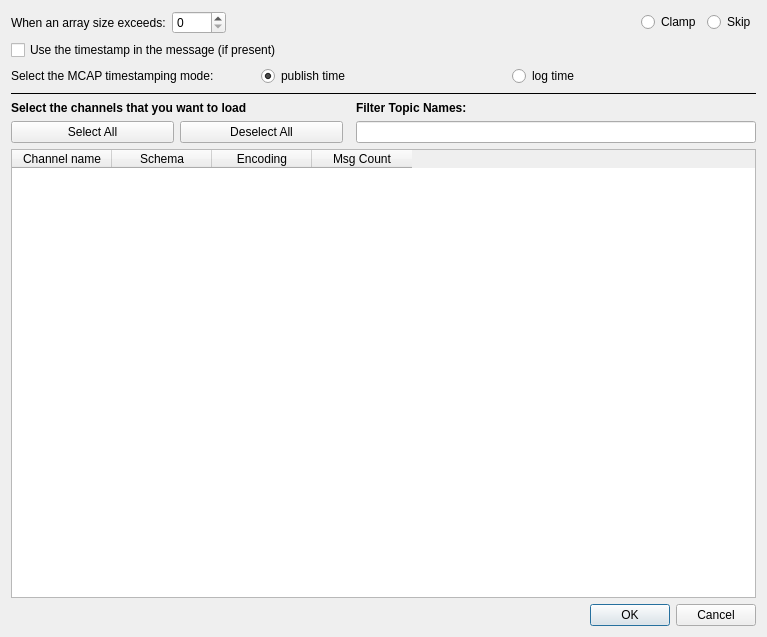
<?xml version="1.0" encoding="UTF-8"?>
<ui version="4.0">
 <class>dialog_mcap</class>
 <widget class="QDialog" name="dialog_mcap">
  <property name="geometry">
   <rect>
    <x>0</x>
    <y>0</y>
    <width>767</width>
    <height>637</height>
   </rect>
  </property>
  <property name="windowTitle">
   <string>MCAP Parser</string>
  </property>
  <layout class="QVBoxLayout" name="verticalLayout">
   <item>
    <layout class="QHBoxLayout" name="horizontalLayout">
     <item>
      <widget class="QLabel" name="label_2">
       <property name="text">
        <string>When an array size exceeds:</string>
       </property>
      </widget>
     </item>
     <item>
      <widget class="QSpinBox" name="spinBox">
       <property name="minimum">
        <number>0</number>
       </property>
       <property name="maximum">
        <number>9999</number>
       </property>
      </widget>
     </item>
     <item>
      <spacer name="horizontalSpacer">
       <property name="orientation">
        <enum>Qt::Horizontal</enum>
       </property>
       <property name="sizeHint" stdset="0">
        <size>
         <width>40</width>
         <height>20</height>
        </size>
       </property>
      </spacer>
     </item>
     <item>
      <widget class="QRadioButton" name="radioClamp">
       <property name="text">
        <string>Clamp</string>
       </property>
       <property name="checked">
        <bool>true</bool>
       </property>
      </widget>
     </item>
     <item>
      <widget class="QRadioButton" name="radioSkip">
       <property name="text">
        <string>Skip</string>
       </property>
      </widget>
     </item>
    </layout>
   </item>
   <item>
    <widget class="QCheckBox" name="checkBoxUseTimestamp">
     <property name="text">
      <string>Use the timestamp in the message (if present)</string>
     </property>
    </widget>
   </item>
   <item>
    <layout class="QHBoxLayout" name="horizontalLayout_1">
     <item>
      <widget class="QLabel" name="label_3">
       <property name="text">
        <string>Select the MCAP timestamping mode:</string>
       </property>
      </widget>
     </item>
     <item>
      <widget class="QRadioButton" name="radioPubTime">
       <property name="text">
        <string>publish time</string>
       </property>
       <property name="checked">
        <bool>true</bool>
       </property>
       <attribute name="buttonGroup">
        <string notr="true">buttonGroup</string>
       </attribute>
      </widget>
     </item>
     <item>
      <widget class="QRadioButton" name="radioLogTime">
       <property name="text">
        <string>log time</string>
       </property>
       <attribute name="buttonGroup">
        <string notr="true">buttonGroup</string>
       </attribute>
      </widget>
     </item>
    </layout>
   </item>
   <item>
    <widget class="Line" name="line">
     <property name="frameShadow">
      <enum>QFrame::Plain</enum>
     </property>
     <property name="orientation">
      <enum>Qt::Horizontal</enum>
     </property>
    </widget>
   </item>
   <item>
    <layout class="QHBoxLayout" name="horizontalLayout_4">
     <item>
      <layout class="QVBoxLayout" name="verticalLayout_2">
       <item>
        <widget class="QLabel" name="label">
         <property name="font">
          <font>
           <weight>75</weight>
           <bold>true</bold>
          </font>
         </property>
         <property name="text">
          <string>Select the channels that you want to load</string>
         </property>
        </widget>
       </item>
       <item>
        <layout class="QHBoxLayout" name="selectButtonsLayout">
         <item>
          <widget class="QPushButton" name="btnSelectAll">
           <property name="text">
            <string>Select All</string>
           </property>
          </widget>
         </item>
         <item>
          <widget class="QPushButton" name="btnDeselectAll">
           <property name="text">
            <string>Deselect All</string>
           </property>
          </widget>
         </item>
         <item>
          <spacer name="selectButtonsSpacer">
           <property name="orientation">
            <enum>Qt::Horizontal</enum>
           </property>
          </spacer>
         </item>
        </layout>
       </item>
      </layout>
     </item>
     <item>
      <layout class="QVBoxLayout" name="verticalLayout_3">
       <item>
        <widget class="QLabel" name="labelFilter">
         <property name="font">
          <font>
           <weight>75</weight>
           <bold>true</bold>
          </font>
         </property>
         <property name="text">
          <string>Filter Topic Names: </string>
         </property>
        </widget>
       </item>
       <item>
        <widget class="QLineEdit" name="lineEditFilter">
         <property name="maximumSize">
          <size>
           <width>400</width>
           <height>16777215</height>
          </size>
         </property>
         <property name="clearButtonEnabled">
          <bool>true</bool>
         </property>
        </widget>
       </item>
      </layout>
     </item>
    </layout>
   </item>
   <item>
    <widget class="QTableWidget" name="tableWidget">
     <property name="editTriggers">
      <set>QAbstractItemView::NoEditTriggers</set>
     </property>
     <property name="selectionMode">
      <enum>QAbstractItemView::MultiSelection</enum>
     </property>
     <property name="selectionBehavior">
      <enum>QAbstractItemView::SelectRows</enum>
     </property>
     <property name="sortingEnabled">
      <bool>true</bool>
     </property>
     <property name="columnCount">
      <number>4</number>
     </property>
     <attribute name="verticalHeaderVisible">
      <bool>false</bool>
     </attribute>
     <column>
      <property name="text">
       <string>Channel name</string>
      </property>
     </column>
     <column>
      <property name="text">
       <string>Schema</string>
      </property>
     </column>
     <column>
      <property name="text">
       <string>Encoding</string>
      </property>
     </column>
     <column>
      <property name="text">
       <string>Msg Count</string>
      </property>
     </column>
    </widget>
   </item>
   <item>
    <widget class="QDialogButtonBox" name="buttonBox">
     <property name="orientation">
      <enum>Qt::Horizontal</enum>
     </property>
     <property name="standardButtons">
      <set>QDialogButtonBox::Cancel|QDialogButtonBox::Ok</set>
     </property>
    </widget>
   </item>
  </layout>
 </widget>
 <resources/>
 <connections>
  <connection>
   <sender>buttonBox</sender>
   <signal>accepted()</signal>
   <receiver>dialog_mcap</receiver>
   <slot>accept()</slot>
   <hints>
    <hint type="sourcelabel">
     <x>248</x>
     <y>254</y>
    </hint>
    <hint type="destinationlabel">
     <x>157</x>
     <y>274</y>
    </hint>
   </hints>
  </connection>
  <connection>
   <sender>buttonBox</sender>
   <signal>rejected()</signal>
   <receiver>dialog_mcap</receiver>
   <slot>reject()</slot>
   <hints>
    <hint type="sourcelabel">
     <x>316</x>
     <y>260</y>
    </hint>
    <hint type="destinationlabel">
     <x>286</x>
     <y>274</y>
    </hint>
   </hints>
  </connection>
 </connections>
 <buttongroups>
  <buttongroup name="buttonGroup"/>
 </buttongroups>
</ui>
